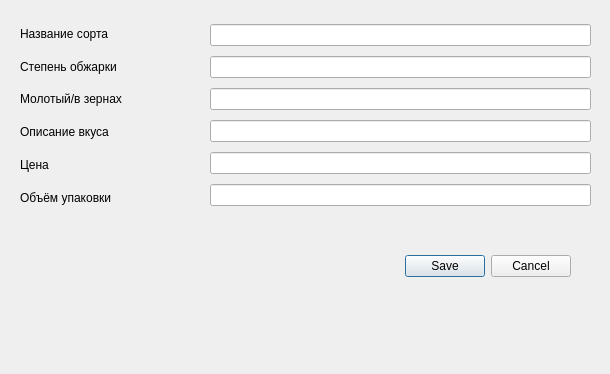
<?xml version="1.0" encoding="UTF-8"?>
<ui version="4.0">
 <class>dialog</class>
 <widget class="QDialog" name="dialog">
  <property name="geometry">
   <rect>
    <x>0</x>
    <y>0</y>
    <width>610</width>
    <height>374</height>
   </rect>
  </property>
  <property name="windowTitle">
   <string>Dialog</string>
  </property>
  <widget class="QDialogButtonBox" name="buttonBox">
   <property name="geometry">
    <rect>
     <x>230</x>
     <y>250</y>
     <width>341</width>
     <height>32</height>
    </rect>
   </property>
   <property name="orientation">
    <enum>Qt::Horizontal</enum>
   </property>
   <property name="standardButtons">
    <set>QDialogButtonBox::Cancel|QDialogButtonBox::Save</set>
   </property>
  </widget>
  <widget class="QWidget" name="verticalLayoutWidget">
   <property name="geometry">
    <rect>
     <x>210</x>
     <y>20</y>
     <width>381</width>
     <height>191</height>
    </rect>
   </property>
   <layout class="QVBoxLayout" name="verticalLayout">
    <item>
     <widget class="QLineEdit" name="lineEdit"/>
    </item>
    <item>
     <widget class="QLineEdit" name="lineEdit_1"/>
    </item>
    <item>
     <widget class="QLineEdit" name="lineEdit_2"/>
    </item>
    <item>
     <widget class="QLineEdit" name="lineEdit_3">
      <property name="text">
       <string/>
      </property>
     </widget>
    </item>
    <item>
     <widget class="QLineEdit" name="lineEdit_4">
      <property name="text">
       <string/>
      </property>
     </widget>
    </item>
    <item>
     <widget class="QLineEdit" name="lineEdit_5">
      <property name="text">
       <string/>
      </property>
     </widget>
    </item>
   </layout>
  </widget>
  <widget class="QWidget" name="verticalLayoutWidget_2">
   <property name="geometry">
    <rect>
     <x>20</x>
     <y>20</y>
     <width>160</width>
     <height>191</height>
    </rect>
   </property>
   <layout class="QVBoxLayout" name="verticalLayout_2">
    <item>
     <widget class="QLabel" name="label">
      <property name="text">
       <string>Название сорта</string>
      </property>
     </widget>
    </item>
    <item>
     <widget class="QLabel" name="label_2">
      <property name="text">
       <string>Степень обжарки</string>
      </property>
     </widget>
    </item>
    <item>
     <widget class="QLabel" name="label_3">
      <property name="text">
       <string>Молотый/в зернах</string>
      </property>
     </widget>
    </item>
    <item>
     <widget class="QLabel" name="label_4">
      <property name="text">
       <string>Описание вкуса</string>
      </property>
     </widget>
    </item>
    <item>
     <widget class="QLabel" name="label_5">
      <property name="text">
       <string>Цена</string>
      </property>
     </widget>
    </item>
    <item>
     <widget class="QLabel" name="label_6">
      <property name="text">
       <string>Объём упаковки</string>
      </property>
     </widget>
    </item>
   </layout>
  </widget>
 </widget>
 <resources/>
 <connections>
  <connection>
   <sender>buttonBox</sender>
   <signal>accepted()</signal>
   <receiver>dialog</receiver>
   <slot>accept()</slot>
   <hints>
    <hint type="sourcelabel">
     <x>248</x>
     <y>254</y>
    </hint>
    <hint type="destinationlabel">
     <x>157</x>
     <y>274</y>
    </hint>
   </hints>
  </connection>
  <connection>
   <sender>buttonBox</sender>
   <signal>rejected()</signal>
   <receiver>dialog</receiver>
   <slot>reject()</slot>
   <hints>
    <hint type="sourcelabel">
     <x>316</x>
     <y>260</y>
    </hint>
    <hint type="destinationlabel">
     <x>286</x>
     <y>274</y>
    </hint>
   </hints>
  </connection>
 </connections>
</ui>
